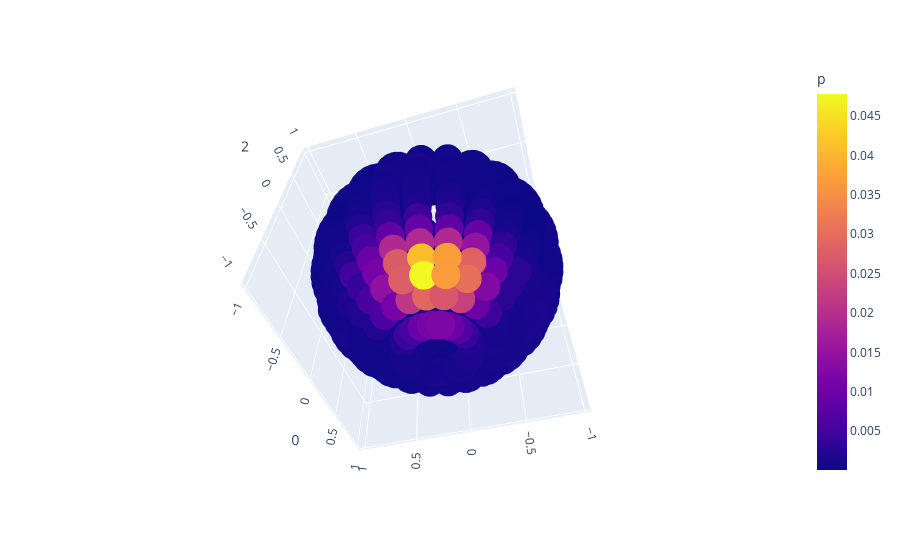

Write notebook code for a chart like this one.
### Code cell
df=pd.DataFrame(angle_bin_vector[0])
df['p']=pd.Series(pred_mod[1].tolist())
df['s']=4

fig = px.scatter_3d(df, x=0, y=1, z=2,color="p")
fig.update_traces(marker_size=10)
fig.show()

### Figure 1 — Plotly figure (JSON) as saved in the notebook; plotly's stock layout.template omitted (floating-point values rounded to 4 significant figures; data arrays with more than 128 entries replaced by an {"elided": "..."} marker saying what was removed)
{"data": [{"hovertemplate": "0=%{x}<br>1=%{y}<br>2=%{z}<br>p=%{marker.color}<extra></extra>", "legendgroup": "", "marker": {"color": {"elided": "576 float values"}, "coloraxis": "coloraxis", "symbol": "circle", "size": 10}, "mode": "markers", "name": "", "scene": "scene", "showlegend": false, "x": {"elided": "576 float values"}, "y": {"elided": "576 float values"}, "z": {"elided": "576 float values"}, "type": "scatter3d"}], "layout": {"scene": {"domain": {"x": [0, 1], "y": [0, 1]}, "xaxis": {"title": {"text": "0"}, "type": "linear"}, "yaxis": {"title": {"text": "1"}, "type": "linear"}, "zaxis": {"title": {"text": "2"}, "type": "linear"}, "aspectratio": {"x": 1.01, "y": 1.01, "z": 0.9802}, "aspectmode": "auto", "camera": {"up": {"x": 0, "y": 0, "z": 1}, "center": {"x": 0, "y": 0, "z": 0}, "eye": {"x": -1.347, "y": -0.4007, "z": -1.722}, "projection": {"type": "perspective"}}}, "coloraxis": {"colorbar": {"title": {"text": "p"}}, "colorscale": [[0, "#0d0887"], [0.1111, "#46039f"], [0.2222, "#7201a8"], [0.3333, "#9c179e"], [0.4444, "#bd3786"], [0.5556, "#d8576b"], [0.6667, "#ed7953"], [0.7778, "#fb9f3a"], [0.8889, "#fdca26"], [1, "#f0f921"]]}, "legend": {"tracegroupgap": 0}, "margin": {"t": 60}, "autosize": true}}
